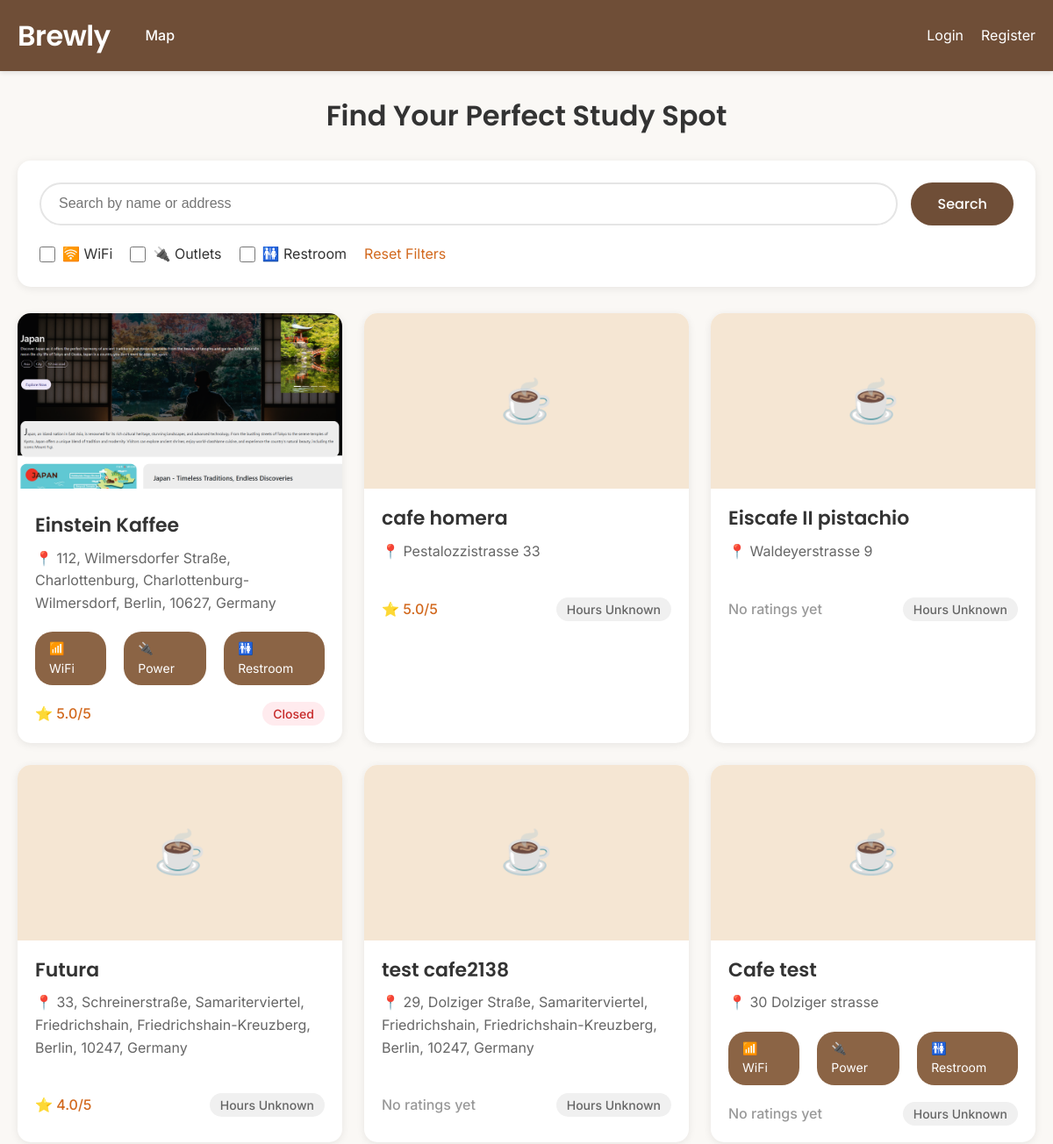
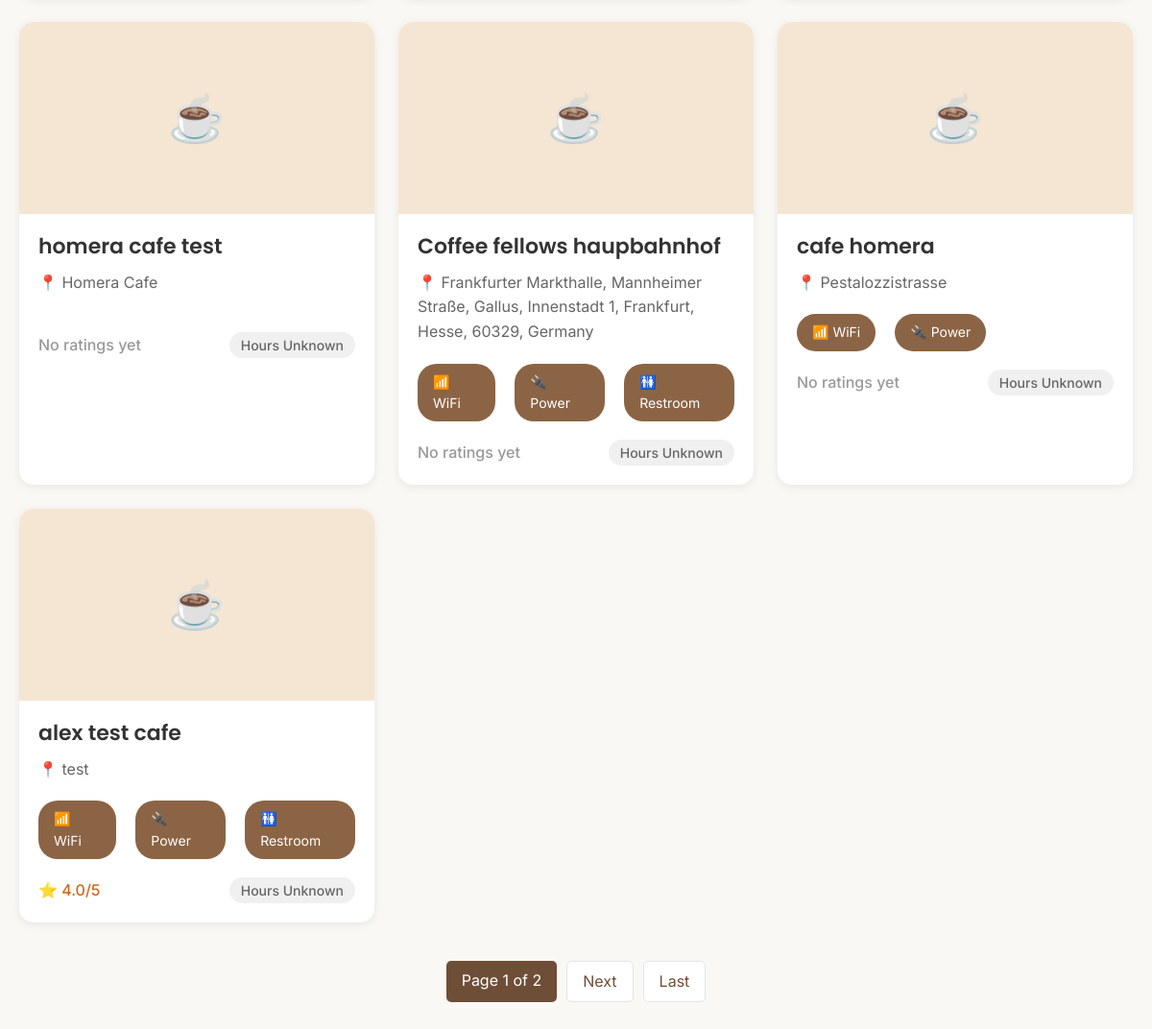
/cafes/, run on the app's committed database (2 pictures, top to bottom).
### cafes/models.py (models this page shows, shortened)
class Cafe(models.Model):
    name = models.CharField(max_length=100)
    address = models.CharField(max_length=200)
    description = models.TextField(blank=True)
    photo = models.ImageField(upload_to='cafes/', blank=True)
    has_wifi = models.BooleanField(default=False)
    has_power_outlet = models.BooleanField(default=False)
    has_restroom = models.BooleanField(default=False)
    posted_by = models.ForeignKey(User, on_delete=models.CASCADE)
    posted_at = models.DateTimeField(auto_now_add=True)
    latitude = models.FloatField(null=True, blank=True)
    longitude = models.FloatField(null=True, blank=True)
    opening_time = models.TimeField(null=True, blank=True)
    closing_time = models.TimeField(null=True, blank=True)
    def average_rating(self):
        ratings = self.ratings.all()
        if ratings:
            return sum(r.stars for r in ratings) / len(ratings)
        return 0
    def is_open_now(self):
        if not self.opening_time or not self.closing_time:
            return None  # Unknown
        now = datetime.now().time()
        if self.opening_time <= self.closing_time:
            return self.opening_time <= now <= self.closing_time
        else:
            return now >= self.opening_time or now <= self.closing_time

class CafePhoto(models.Model):
    cafe = models.ForeignKey(Cafe, on_delete=models.CASCADE, related_name='photos')
    image = models.ImageField(upload_to='cafe_photos/')
    caption = models.CharField(max_length=200, blank=True)
    uploaded_by = models.ForeignKey(User, on_delete=models.CASCADE)
    uploaded_at = models.DateTimeField(auto_now_add=True)
    class Meta:
        ordering = ['-uploaded_at']

class Rating(models.Model):
    cafe = models.ForeignKey(Cafe, on_delete=models.CASCADE, related_name='ratings')
    user = models.ForeignKey(User, on_delete=models.CASCADE)
    stars = models.IntegerField()
    comment = models.TextField(blank=True)
    created_at = models.DateTimeField(auto_now_add=True)
    class Meta:
        unique_together = ('cafe', 'user') # each user can only rate each cafe once

### cafes/views.py (the view)
# urls.py: path('', views.CafeListView.as_view(), name='home'),
class CafeListView(ListView):
    model = Cafe
    template_name = 'cafes/cafe_list.html'
    context_object_name = 'cafes'
    ordering = ['-posted_at']
    paginate_by = 10
    def get_queryset(self):
        queryset = super().get_queryset()
        query = self.request.GET.get('q')
        if query:
            queryset = queryset.filter(
                models.Q(name__icontains=query) | models.Q(address__icontains=query)
            )
        if self.request.GET.get('wifi'):
            queryset = queryset.filter(has_wifi=True)
        if self.request.GET.get('power'):
            queryset = queryset.filter(has_power_outlet=True)
        if self.request.GET.get('restroom'):
            queryset = queryset.filter(has_restroom=True)
        return queryset

### cafes/templates/cafes/cafe_list.html (shortened to what this page needs)
{% extends "base.html" %}
{% block content %}
  <h1 class="text-center mb-30">Find Your Perfect Study Spot</h1>
  <div class="search-filter-container">
    <form method="get">
      <div class="search-box">
        <input type="text" name="q" class="search-input" placeholder="Search by name or address" value="{{ request.GET.q }}">
        <button type="submit" class="search-btn">Search</button>
      </div>
      <div class="filter-section">
        <div class="filter-item">
          <input type="checkbox" name="wifi" id="wifi" class="filter-checkbox" {% if request.GET.wifi %}checked{% endif %}>
          <label for="wifi" class="filter-label">🛜 WiFi</label>
        </div>
        <div class="filter-item">
          <input type="checkbox" name="power" id="power" class="filter-checkbox" {% if request.GET.power %}checked{% endif %}>
          <label for="power" class="filter-label">🔌 Outlets</label>
        </div>
        <div class="filter-item">
          <input type="checkbox" name="restroom" id="restroom" class="filter-checkbox" {% if request.GET.restroom %}checked{% endif %}>
          <label for="restroom" class="filter-label">🚻 Restroom</label>
        </div>
        <div class="filter-item">
          <a href="{% url 'cafe-list' %}" class="filter-reset">Reset Filters</a>
        </div>
      </div>
    </form>
  </div>
  <div class="cafe-grid">
    {% for cafe in cafes %}
      <div class="cafe-card">
        {% if cafe.photos.first %}
          <img src="{{ cafe.photos.first.image.url }}" alt="{{ cafe.name }}" class="cafe-card-image">
        {% else %}
          <div class="cafe-card-image" style="display: flex; align-items: center; justify-content: center; font-size: 48px; color: #999;">☕</div>
        {% endif %}
        <div class="cafe-card-body">
          <h3 class="cafe-card-title">
            <a href="{% url 'cafe-detail' cafe.pk %}" style="color: inherit; text-decoration: none;">{{ cafe.name }}</a>
          </h3>
          <p class="cafe-card-info">📍 {{ cafe.address }}</p>
          <div class="cafe-amenities">
            {% if cafe.has_wifi %}
              <span class="amenity-badge">📶 WiFi</span>
            {% endif %}
            {% if cafe.has_power_outlet %}
              <span class="amenity-badge">🔌 Power</span>
            {% endif %}
            {% if cafe.has_restroom %}
              <span class="amenity-badge">🚻 Restroom</span>
            {% endif %}
          </div>
          <div class="cafe-card-meta">
            <div class="cafe-rating">
              {% if cafe.average_rating > 0 %}
                ⭐ {{ cafe.average_rating|floatformat:1 }}/5
              {% else %}
                <span style="color: #999;">No ratings yet</span>
              {% endif %}
            </div>
            <div>
              {% if cafe.is_open_now == True %}
                <span class="cafe-status status-open">Open Now</span>
              {% elif cafe.is_open_now == False %}
                <span class="cafe-status status-closed">Closed</span>
              {% else %}
                <span class="cafe-status" style="background-color: #f0f0f0; color: #666;">Hours Unknown</span>
              {% endif %}
            </div>
          </div>
        </div>
      </div>
    {% empty %}
      <div class="text-center" style="grid-column: 1 / -1; padding: 60px 0;">
        <h3 style="color: #999;">No cafes found</h3>
        <p style="color: #666;">Try adjusting your search or <a href="{% url 'cafe-create' %}">add a new cafe</a></p>
      </div>
    {% endfor %}
  </div>
  {% if page_obj %}
    <div class="pagination">
      <span class="page-current">Page {{ page_obj.number }} of {{ page_obj.paginator.num_pages }}</span>
      {% if page_obj.has_next %}
        <a href="?page={{ page_obj.next_page_number }}" class="page-link">Next</a>
        <a href="?page={{ page_obj.paginator.num_pages }}" class="page-link">Last</a>
      {% endif %}
    </div>
  {% endif %}
{% endblock %}

### cafes/static/cafes/css/style.css (style rules this page uses)
* { margin: 0; padding: 0; box-sizing: border-box; }
body { font-family: 'Inter', -apple-system, BlinkMacSystemFont, sans-serif; line-height: 1.6; color: #333; background-color: #faf8f5; }
a { color: #6F4E37; text-decoration: none; }
h1, h2, h3, h4, h5, h6 { font-family: 'Poppins', sans-serif; font-weight: 600; line-height: 1.3; }
.cafe-grid { display: grid; grid-template-columns: repeat(auto-fill, minmax(350px, 1fr)); gap: 25px; margin-top: 30px; }
.cafe-card { background-color: #fff; border-radius: 15px; box-shadow: 0 2px 10px rgba(0,0,0,0.08); transition: transform 0.3s, box-shadow 0.3s; overflow: hidden; }
.cafe-card-image { width: 100%; height: 200px; object-fit: cover; background-color: #F5E6D3; }
.cafe-card-body { padding: 20px; }
.cafe-card-title { font-family: 'Poppins', sans-serif; font-size: 22px; font-weight: 600; margin-bottom: 10px; color: #333; }
.cafe-card-info { color: #666; margin-bottom: 15px; }
.cafe-card-meta { display: flex; justify-content: space-between; align-items: center; margin-top: 15px; }
.cafe-rating { display: flex; align-items: center; gap: 5px; color: #D2691E; font-weight: 500; }
.cafe-status { padding: 5px 12px; border-radius: 20px; font-size: 14px; font-weight: 500; }
.status-closed { background-color: #FFEBEE; color: #C62828; }
.search-filter-container { background-color: #fff; padding: 25px; border-radius: 15px; box-shadow: 0 2px 10px rgba(0,0,0,0.08); margin-bottom: 30px; }
.search-box { display: flex; gap: 15px; margin-bottom: 20px; }
.search-input { flex: 1; padding: 12px 20px; border: 2px solid #e5e5e5; border-radius: 25px; font-size: 16px; transition: border-color 0.3s; }
.search-btn { font-family: 'Poppins', sans-serif; background-color: #6F4E37; color: #fff; border: none; padding: 12px 30px; border-radius: 25px; cursor: pointer; font-size: 16px; font-weight: 500; transition: background-color 0.3s; }
.filter-section { display: flex; gap: 20px; flex-wrap: wrap; }
.filter-item { display: flex; align-items: center; gap: 8px; }
.filter-checkbox { width: 18px; height: 18px; cursor: pointer; }
.filter-label { cursor: pointer; font-size: 16px; }
.filter-reset { color: #D2691E; font-size: 16px; text-decoration: none; transition: color 0.3s; }
.cafe-amenities { display: flex; gap: 20px; margin: 20px 0; }
.amenity-badge { padding: 8px 16px; background-color: #8B6445; color: #fff; border-radius: 20px; font-size: 14px; }
.pagination { display: flex; justify-content: center; gap: 10px; margin-top: 40px; }
.page-link { padding: 8px 16px; background-color: #fff; border: 1px solid #e5e5e5; border-radius: 5px; color: #6F4E37; transition: all 0.3s; }
.page-current { padding: 8px 16px; background-color: #6F4E37; color: #fff; border-radius: 5px; }
.text-center { text-align: center; }
.mb-30 { margin-bottom: 30px; }

### data on the page
Cafe: photos.first.image (picture), name "Einstein Kaffee", address "112, Wilmersdorfer Straße, Charlottenburg, Charlottenburg-Wilmersdorf, Berlin, 10627, Germany", has_wifi "📶 WiFi", has_power_outlet "🔌 Power", has_restroom "🚻 Restroom", average_rating "5.0", opening_time "Closed"
Cafe: name "cafe homera", address "Pestalozzistrasse 33", average_rating "5.0", shows "Hours Unknown"
Cafe: name "Eiscafe II pistachio", address "Waldeyerstrasse 9", shows "No ratings yet", shows "Hours Unknown"
Cafe: name "Futura", address "33, Schreinerstraße, Samariterviertel, Friedrichshain, Friedrichshain-Kreuzberg, Berlin, 10247, Germany", average_rating "4.0", shows "Hours Unknown"
Cafe: name "test cafe2138", address "29, Dolziger Straße, Samariterviertel, Friedrichshain, Friedrichshain-Kreuzberg, Berlin, 10247, Germany", shows "No ratings yet", shows "Hours Unknown"
Cafe: name "Cafe test", address "30 Dolziger strasse", has_wifi "📶 WiFi", has_power_outlet "🔌 Power", has_restroom "🚻 Restroom", shows "No ratings yet", shows "Hours Unknown"
Cafe: name "homera cafe test", address "Homera Cafe", shows "No ratings yet", shows "Hours Unknown"
Cafe: name "Coffee fellows haupbahnhof", address "Frankfurter Markthalle, Mannheimer Straße, Gallus, Innenstadt 1, Frankfurt, Hesse, 60329, Germany", has_wifi "📶 WiFi", has_power_outlet "🔌 Power", has_restroom "🚻 Restroom", shows "No ratings yet", shows "Hours Unknown"
Cafe: name "cafe homera", address "Pestalozzistrasse", has_wifi "📶 WiFi", has_power_outlet "🔌 Power", shows "No ratings yet", shows "Hours Unknown"
Cafe: name "alex test cafe", address "test", has_wifi "📶 WiFi", has_power_outlet "🔌 Power", has_restroom "🚻 Restroom", average_rating "4.0", shows "Hours Unknown"

### other printed values
{{ page_obj.number }} "1"
{{ page_obj.paginator.num_pages }} "2"
